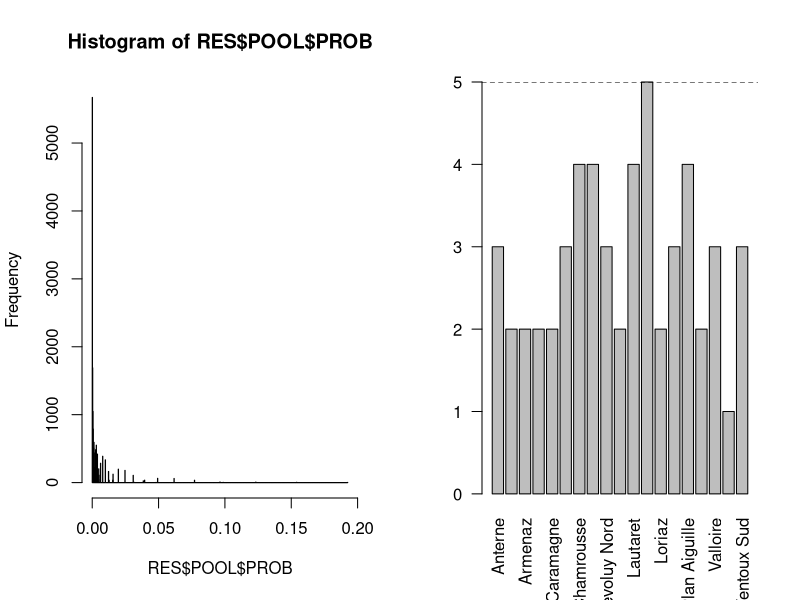
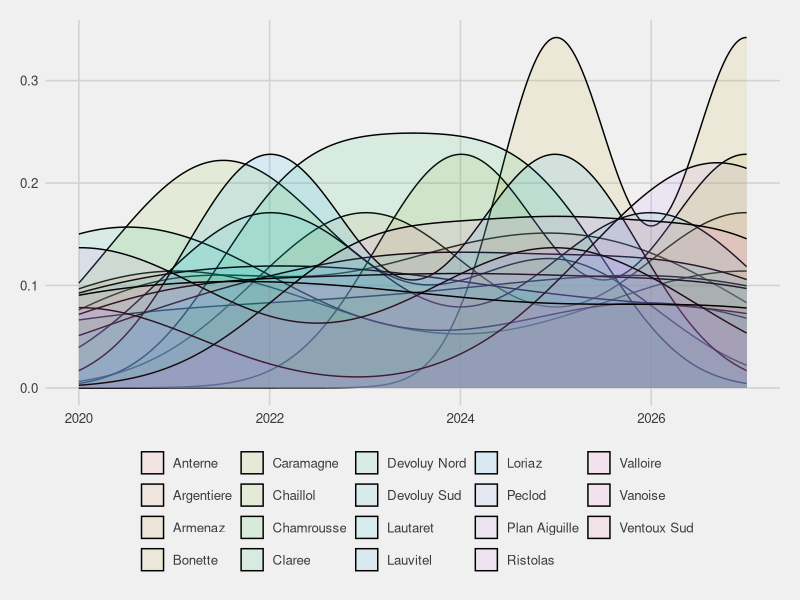
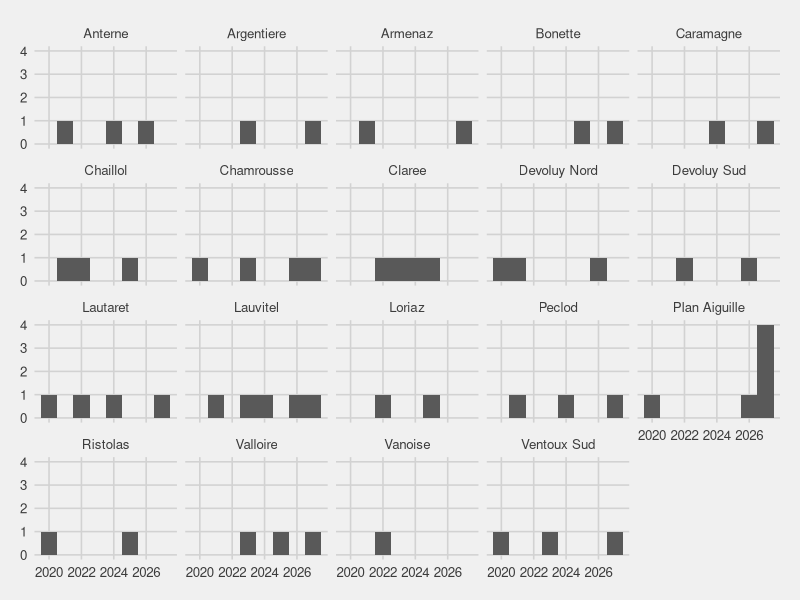

Here is the R script that generated these plots, in order:

##' ---
##' title: R script to define ORCHAMP sampling plan
##' output:
##'   html_document:
##'     toc: true
##' ---

##' Step 1: 
##' 
##' Step 2:
##'  

rm(list=ls())

## make this document cache friendly
knitr::opts_chunk$set(cache=TRUE)

## load required libraries
library(foreach)
library(reshape2)
library(ggplot2)
library(ggthemes)

##' ###################################################################################################################################
##' # DEFINING PARAMETERS
##' ###################################################################################################################################

sites.names = c("Anterne", "Argentiere", "Armenaz", "Bonette", "Caramagne", "Chaillol", "Chamrousse",
                "Claree", "Devoluy Nord", "Devoluy Sud", "Lautaret", "Lauvitel", "Loriaz",
                "Peclod", "Plan Aiguille", "Ristolas", "Valloire", "Vanoise", "Ventoux Sud")

year.start = 2020
year.end = 2050
samp.no_sites = 6

constraint.CBNA = c("Argentiere", "Armenaz", "Caramagne", "Chamrousse",
                    "Devoluy Nord", "Devoluy Sud", "Loriaz",
                    "Peclod", "Ristolas", "Vanoise")
constraint.PNE = c("Chaillol", "Lauvitel", "Plan Aiguille")
constraint.SAJF = c("Claree", "Lautaret", "Valloire")
constraint.CBNMED = c("Ventoux Sud", "Bonette")
constraint.no_sites_max = 3
## Chaillol : plusieurs contributeurs ?

comb.sites.2 = t(combn(sites.names, 2))
comb.sites.2 = paste0(comb.sites.2[,1], "_", comb.sites.2[,2])
constraint.notTogether = comb.sites.2[grep("Anterne", comb.sites.2)[1]]


## --------------------------------------------------------------------------
## NOTHING TO CHANGE BELOW !!!
sites.no = length(sites.names)

comb.ALL = as.data.frame(t(combn(x = sites.names, m = samp.no_sites)))
colnames(comb.ALL) = paste0("SITE_", 1:ncol(comb.ALL))

## Remove combinations for number constraints
constraint.list = list(constraint.CBNA, constraint.PNE, constraint.SAJF)
for(con in constraint.list)
{
  no_sites_inConstraint = apply(comb.ALL, 1, function(x){ sum(x %in% con)})
  comb.ALL = comb.ALL[which(no_sites_inConstraint <= constraint.no_sites_max),]
}
## Remove combinations for association constraints
for(con in constraint.notTogether)
{
  con = strsplit(con, "_")[[1]]
  no_sites_inConstraint = apply(comb.ALL, 1, function(x){ sum(x %in% con)})
  comb.ALL = comb.ALL[which(no_sites_inConstraint < length(con)),]
}

comb.ALL.vec = apply(comb.ALL, 1, function(x) paste0(x, collapse = "_"))

##' ###################################################################################################################################
##' # DEFINING SAMPLING FUNCTION 
##' ###################################################################################################################################

# SEL_SITE = function(ye, pool)
# {
#   sites.sel = sample(x = pool, size = 1)
#   sites = strsplit(as.character(sites.sel), "_")[[1]]
#   res = data.frame(YEAR = ye, SITE = sites)
#   
#   if (ye < year.end)
#   {
#     tmp = foreach(mm = 4:samp.no_sites) %do%
#     {
#       combi = as.data.frame(t(combn(x = sites, m = 3)))
#       colnames(combi) = paste0("SITE_", 1:ncol(combi))
#       inds = apply(combi, 1, function(x) {
#         inds = sapply(x, function(y) grep(y, comb.ALL.vec))
#         ind_inter = intersect(inds[[1]], inds[[2]])
#         ind_inter = intersect(ind_inter, inds[[3]])
#         return(ind_inter)
#       })
#       return(unique(unlist(inds)))
#     }
#     tmp = unique(unlist(tmp))
#     pool_bis = comb.ALL.vec[-tmp]
#     
#     return(rbind(res,SEL_SITE(ye + 1, pool = pool_bis)))
#   } else 
#   {
#     return(res)
#   }
# }
# 
# SEL_SITE(ye = year.end, pool = comb.ALL.vec)
# SEL_SITE(ye = year.end - 1, pool = comb.ALL.vec)
# RES = SEL_SITE(ye = year.start, pool = comb.ALL.vec)
# 
# barplot(table(RES$SITE), las = 2)
# abline(h = 5, lty = 2)
# 
# ggplot(RES, aes(YEAR, fill = SITE)) +
#   scale_fill_discrete("") +
#   geom_density(alpha = 0.1) +
#   theme_fivethirtyeight()

##' ###################################################################################################################################
##' # DEFINING SAMPLING FUNCTION 
##' ###################################################################################################################################

## Apply sampling function for each required year
FUN_SELECT_sites = function(ye, pool, samp)
{
  # cat(" ", ye)
  # cat("\n 1. Sites selection...")
  sites.sel = sample(x = pool$COMB[which(pool$AVAIL == 1)]
                     , size = 1
                     , prob = pool$PROB[which(pool$AVAIL == 1)])
  sites = strsplit(as.character(sites.sel), "_")[[1]]
  
  ## If first year of sampling,
  # if (ye == year.start)
  # {
  #   samp.sites_tab$LAST_YEAR = ye - 1
  # }
  
  ## --------------------------------------------------------------------------
  ## FOR ALL AVAILABLE SITES
  # cat("\n 2. Update of site informations...")
  for(si in samp$SITE)
  {
    ind_si = which(samp$SITE == si)
    
    ## Is the site selected this year ? ---------------------------------------
    if (si %in% sites)
    {
      ## Get all the combinations in which the site is present
      ind = grep(si, pool.GLOB$COMB)
      
      ## Record this year as the last year of sampling
      # samp.sites_tab$LAST_YEAR[ind_si] = ye
      
      ## Keep track of number of previous successive sampling : +1
      samp$NB_YEAR_SUCC[ind_si] = samp$NB_YEAR_SUCC[ind_si] + 1
      
      ## Reduce probability of sampling the site next year
      ## if the site has already been sampled for the last X successive years
      if (samp$NB_YEAR_SUCC[ind_si] >= noSuccYears)
      {
        pool$PROB[ind] = pool$PROB[ind] * prob.decrease.sampSuccYears
      } else ## Anyway, reduce probability of sampling the site next year
      {
        pool$PROB[ind] = pool$PROB[ind] * prob.decrease.sampThisYear
      }
    } else ## Otherwise -------------------------------------------------------
    {
      ## Keep track of last year of sampling : +1
      samp$LAST_YEAR[ind_si] = samp$LAST_YEAR[ind_si] + 1
      
      ## Keep track of number of previous successive sampling : 0
      samp$NB_YEAR_SUCC[ind_si] = 0
      
      ## Increase probability of sampling next year
      ## if the site has not been sampled for more than X years
      # if((ye - samp.sites_tab$LAST_YEAR[ind_si]) > noXYears)
      if(samp$LAST_YEAR[ind_si] > noXYears)
      {
        ind = grep(si, pool$COMB)
        pool$PROB[ind] = pool$PROB[ind] * prob.increase.sampXYears
      }
    }
  }
  
  ## --------------------------------------------------------------------------
  ## RESULTS
  res = data.frame(YEAR = ye, SITE = sites)
  # assign(paste0("sauv_annee_",ye), value = list(SEL = res, POOL = pool, SAMP = samp.sites_tab))
  # save(list = paste0("sauv_annee_",ye), file = paste0("SAUVEGARDE_ANNEE_", ye))
  setTxtProgressBar(prog.bar, year.end - ye + 1)
  if(ye > year.start)
  {
    # cat("\n 3. Removal of site combinations...")
    # pool.GLOB = data.frame(COMB = comb.ALL.vec
    #                        , PROB = rep(1, length(comb.ALL.vec))
    #                        , AVAIL = rep(1, length(comb.ALL.vec)))
    # pool = pool.GLOB
    # sites.sel = sample(x = pool$COMB[which(pool$AVAIL == 1)]
    #                    , size = 1
    #                    , prob = pool$PROB[which(pool$AVAIL == 1)])
    # sites = strsplit(as.character(sites.sel), "_")[[1]]
    
    ## SOLUTION 1
    # proc.time()
    # combiToRemove = foreach(mm = 4:samp.no_sites) %do%
    # {
    #   combi = as.data.frame(t(combn(x = sites, m = 3)))
    #   colnames(combi) = paste0("SITE_", 1:ncol(combi))
    #   inds = apply(combi, 1, function(x) {
    #     inds = sapply(x, function(y) grep(y, comb.ALL.vec))
    #     ind_inter = intersect(inds[[1]], inds[[2]])
    #     ind_inter = intersect(ind_inter, inds[[3]])
    #     return(ind_inter)
    #   })
    #   return(unique(unlist(inds)))
    # }
    # combiToRemove = unique(unlist(combiToRemove))
    # proc.time()
    # 
    # ## SOLUTION 2
    # proc.time()
    # nb.si.inComb = sapply(comb.ALL.vec, function(x)
    # {
    #   tmp = sapply(sites, function(y) regexpr(y,x))
    #   tmp = ifelse(tmp > (-1), 1, 0)
    #   sum(tmp)
    # })
    # combiToRemove = which(nb.si.inComb >= 4)
    # proc.time()
    
    ## SOLUTION 3
    # DF_sites_in_comb = foreach(si = sites.names, .combine = 'cbind') %do%
    # {
    #   sapply(comb.ALL.vec, function(x) length(grep(si, x)))
    # }
    # colnames(DF_sites_in_comb) = sites.names
    # head(DF_sites_in_comb)
    
    ## KEPT POSSIBILITY
    # combiToRemove = which(colSums(t(comb.ALL.bin[, sites])) >= samp.no_sites)
    # 
    # pool$AVAIL = 1
    # pool$AVAIL[combiToRemove] = 0
    
    
    res_bis = FUN_SELECT_sites(ye = ye - 1, pool = pool, samp = samp)
    ye = ye - 1
    tmp = rbind(res, res_bis$SEL)
    
    
    ## Evaluate results 2
    cond.freq = TRUE
    # if (ye <= year.end - 5)
    if (ye >= year.start + 5)
    {
      # year.window = seq(ye, ye + 5)
      year.window = seq(ye - 5, ye)
      cat("\n", year.window)
      SITE_table = table(tmp$SITE[which(tmp$YEAR %in% year.window)])
      print(SITE_table[order(names(SITE_table))])
      cond.freq = (length(SITE_table) == sites.no && length(which(SITE_table >= 1)) == sites.no)
    }
    ## Evaluate results 1
    cond.num = TRUE
    # if (ye == year.start + 1)
    if (ye == year.end - 1)
    {
      SITE_table = table(tmp$SITE)
      ref = floor((year.end - year.start) / 5)
      cat("\n", length(SITE_table))
      cat("\n", length(which(SITE_table >= ref)))
      cond.num = (length(SITE_table) == sites.no && length(which(SITE_table >= ref)) == sites.no)
    }
    
    if(cond.freq && cond.num)
    {
      assign(paste0("sauv_annee_", ye + 1)
             , value = list(SEL = rbind(res, res_bis$SEL)
                            , POOL = res_bis$POOL
                            , SAMP = res_bis$SAMP))
      save(list = paste0("sauv_annee_",ye + 1), file = paste0("SAUVEGARDE_ANNEE_", ye + 1))
      return(list(SEL = rbind(res, res_bis$SEL), POOL = res_bis$POOL, SAMP = res_bis$SAMP))
    } else
    {
      cat("\n /!\\ Certaines conditions ne sont pas remplies : redémarrage du calcul /!\\ \n")
      pool$PROB = 1
      pool$AVAIL = 1
      return(FUN_SELECT_sites(ye = year.end, pool = pool, samp = samp))
    }
  } else
  {
    return(list(SEL = res, POOL = pool, SAMP = samp))
  }
  
}

## --------------------------------------------------------------------------
## Transform combinations into binary matrix
# comb.ALL.bin = foreach(si = sites.names, .combine = 'cbind') %do%
# {
#   sapply(comb.ALL.vec, function(x) length(grep(si, x)))
# }
# colnames(comb.ALL.bin) = sites.names










## Initialize table to store for each site :
##  last year of sampling
##  number of successive sampling
samp.sites_tab = data.frame(SITE = sites.names, LAST_YEAR = 0, NB_YEAR_SUCC = 0)

## Initialize table to store each possible combination of sites
## and probability of each combination
pool.GLOB = data.frame(COMB = comb.ALL.vec
                       , PROB = rep(1, length(comb.ALL.vec))
                       , AVAIL = rep(1, length(comb.ALL.vec)))




year.start = 2020
year.end = year.start + 7
# year.end = 2020
# year.start = year.end + 7
samp.years = seq(year.start, year.end, 1)
samp.no_years = length(samp.years)
noXYears = 2
noSuccYears = 2
prob.increase.sampXYears = 1.25
prob.decrease.sampThisYear = 0.5
prob.decrease.sampSuccYears = 0.2
# RES = FUN_SELECT_sites(ye = year.end, pool = pool.GLOB)
# RES = FUN_SELECT_sites(ye = year.end-4, pool = pool.GLOB)

prog.bar = txtProgressBar(min = 0, max = samp.no_years, style = 3)
RES = FUN_SELECT_sites(ye = year.end, pool = pool.GLOB, samp = samp.sites_tab)












SITE_table = table(RES$SEL$SITE)
cond.num = (length(SITE_table) == sites.no && length(which(SITE_table >= 5)) == sites.no)

cond.freq = TRUE
for(ye in year.start:(year.end - 4))
{
  year.window = seq(ye, ye + 4)
  cat("\n", year.window)
  SITE_table = table(RES$SEL$SITE[which(RES$SEL$YEAR %in% year.window)])
  cond.freq = (length(SITE_table) == sites.no && length(which(SITE_table >= 1)) == sites.no)
  cat("\n",cond.freq)
}


dim(RES$SEL)
head(RES$POOL)

par(mfrow = c(1,2))
hist(RES$POOL$PROB, breaks= 1000)
barplot(table(RES$SEL$SITE), las = 2)
abline(h = 5, lty = 2)

ggplot(RES$SEL, aes(YEAR, fill = SITE)) +
  scale_fill_discrete("") +
  geom_density(alpha = 0.1) +
  theme_fivethirtyeight()


TMP = expand.grid(SITE = sites.names, YEAR = samp.years)
TMP = merge(TMP, data.frame(RES$SEL, SAMP = 1), by = c("SITE","YEAR"), all.x = T)
TMP$SAMP[which(is.na(TMP$SAMP))] = 0

TMP.split = split(TMP, TMP$SITE)
TMP.split = foreach(x = TMP.split, .combine = "rbind") %do%
{
  x$YEAR_prev = x$YEAR
  for(i in 1:nrow(x))
  {
    if(x$SAMP[i] == 0)
    {
      x$YEAR_prev[i] = max(year.start, x$YEAR_prev[i-1])
    }
  }
  x$DIFF_YEAR = c(NA, x$YEAR_prev[2:nrow(x)] - x$YEAR_prev[1:(nrow(x)-1)])
  return(x[, c("SITE", "YEAR", "DIFF_YEAR")])
}

TMP = merge(TMP, TMP.split, by = c("SITE","YEAR"))

# # colFunc = colorRampPalette(c('#fee0d2','#fcbba1','#fc9272','#fb6a4a','#ef3b2c','#cb181d','#a50f15','#67000d'))
# colFunc = colorRampPalette(c('#238b45','#41ab5d','#74c476','#a1d99b','#fee0d2','#fcbba1','#fc9272','#fb6a4a','#ef3b2c'))
# colFunc_n = colFunc(max(TMP$DIFF_YEAR, na.rm = T)+1)
# TMP$DIFF_YEAR = colFunc_n[TMP$DIFF_YEAR + 1]

ggplot(TMP, aes(YEAR, alpha = factor(SAMP))) +#, fill = DIFF_YEAR)) +
  scale_alpha_discrete(guide = F, range = c(0,1)) +
  scale_fill_identity() +
  geom_bar(width = 1) +
  facet_wrap(~SITE) +
  theme_fivethirtyeight()

# 
# # ggplot(TMP, aes(x = YEAR, y = SAMP, color = SITE)) +
# #   scale_fill_discrete("") +
# #   geom_line() +
# #   theme_fivethirtyeight()
# # 
# # ggplot(TMP, aes(x = YEAR, y = SAMP, color = SITE)) +
# #   scale_fill_discrete("") +
# #   geom_line() +
# #   theme_fivethirtyeight()
# 
# ## --------------------------------------------------------------------------
# # library(profmem)
# # library(lineprof)
# # 
# # samp.sites_tab = data.frame(SITE = sites.names, LAST_YEAR = 0, NB_YEAR_SUCC = 0)
# # pool.GLOB = data.frame(COMB = comb.ALL.vec, PROB = rep(1, length(comb.ALL.vec)))
# # # RES = profmem(FUN_SELECT_sites(ye = year.start, pool = pool.GLOB))
# # # total(RES)
# # RES = lineprof(FUN_SELECT_sites(ye = year.start, pool = pool.GLOB))
# # write.table(RES, file = "PROFMEM_ORCHAMP.txt")
# 
# 
# 
## --------------------------------------------------------------------------
